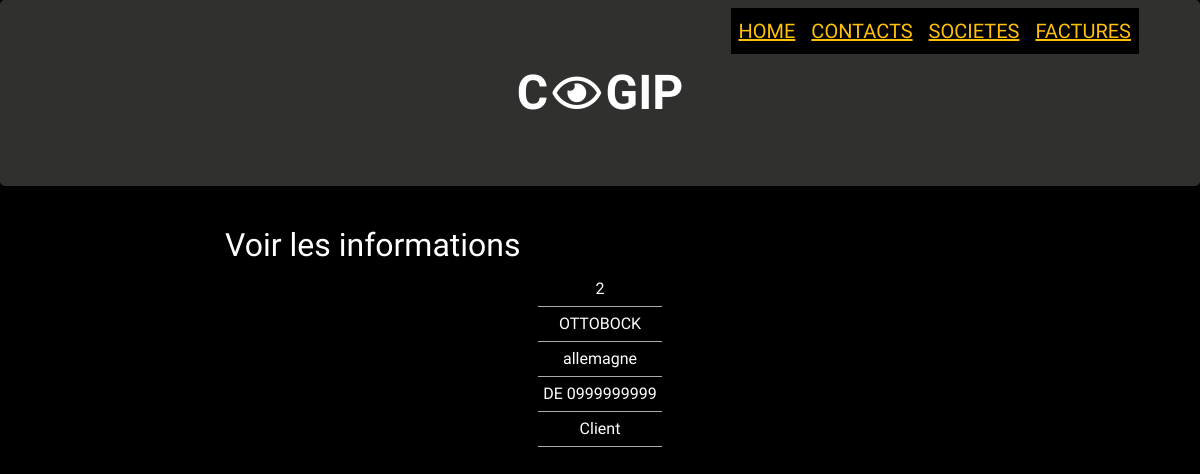
The app's page /singleSoc.php?id=2 with its own data.
### tables this page shows
CREATE TABLE `societe` (
  `societe_id` int(11) NOT NULL,
  `societe_nom` varchar(45) DEFAULT NULL,
  `societe_pays` varchar(45) DEFAULT NULL,
  `societe_tva` varchar(45) DEFAULT NULL,
  `societe_type` varchar(45) DEFAULT NULL
);

### common.php (called while the page is built)
<?php
function escape($html) {
  return htmlspecialchars($html, ENT_QUOTES | ENT_SUBSTITUTE, "UTF-8");
}
 ?>

### singleSoc.php (the view, shortened to what this page needs)
<?php require "templates/header.php";
    require "config.php";
    require "common.php";
    if (isset($_GET["id"])){
        try{
            $conn = new PDO ($dsn, $username, $password, $options);
            $id = $_GET["id"];
            $sql = "SELECT * FROM societe WHERE societe_id = :id";
            $statement = $conn->prepare($sql);
            $statement->bindValue(":id", $id);
            $statement->execute();
            $societeShow = $statement->fetch(PDO::FETCH_ASSOC);
        } catch(PDOException $error){
            echo $sql."<br>".$error->getMessage();
        }
    } else {
        echo "Oups, cela n'a pas marché";
        exit;
    }
?>
<h2>Voir les informations</h2>
<table>
    <tbody>
        <?php foreach ($societeShow as $row => $value) { ?>
        <tr>
            <td><?php echo escape($value); ?></td>
        </tr>
        <?php } ?>
    </tbody>
</table>
<br><br>
<?php require "templates/footer.php"; ?>

### css/style.css (style rules this page uses)
html, body { padding-bottom: 2rem; font-family: 'Inconsolata', monospace !important; background-color: black !important; color: white !important; }
table { border-collapse: collapse; border-spacing: 0; text-align: center; margin: 0 auto; }
td, th { padding: 5px; border-bottom: 1px solid #aaa; text-align: center; color: white !important; }

### records on screen
societe: societe_id "2", societe_nom "OTTOBOCK", societe_pays "allemagne", societe_tva "DE 0999999999", societe_type "Client"
